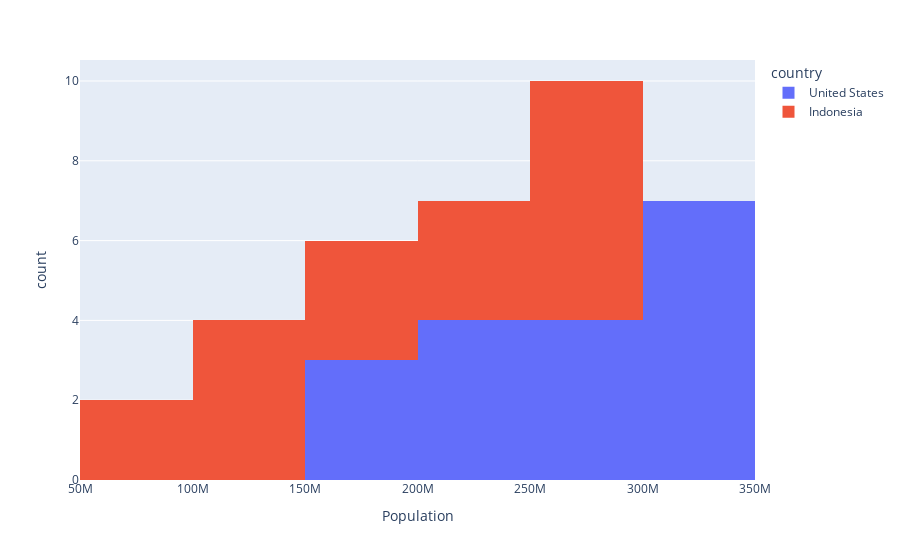

Notebook code cell kept with this figure:
### Markdown cell above
# Histogram

### Code cell
df_pivot[['United States', 'Indonesia']].plot.hist().update_layout(
    xaxis_title='Population'
)

### Figure 1 — Plotly figure (JSON) as saved in the notebook; plotly's stock layout.template omitted (floating-point values rounded to 4 significant figures)
{"data": [{"bingroup": "x", "hovertemplate": "country=United States<br>value=%{x}<br>count=%{y}<extra></extra>", "legendgroup": "United States", "marker": {"color": "#636efa", "pattern": {"shape": ""}}, "name": "United States", "orientation": "v", "showlegend": true, "type": "histogram", "x": [171700000.0, 186700000.0, 199700000.0, 209500000.0, 219100000.0, 229500000.0, 240500000.0, 252100000.0, 265200000.0, 281700000.0, 295000000.0, 309000000.0, 320900000.0, 323000000.0, 325100000.0, 327100000.0, 329100000.0, 331000000.0], "xaxis": "x", "yaxis": "y"}, {"bingroup": "x", "hovertemplate": "country=Indonesia<br>value=%{x}<br>count=%{y}<extra></extra>", "legendgroup": "Indonesia", "marker": {"color": "#EF553B", "pattern": {"shape": ""}}, "name": "Indonesia", "orientation": "v", "showlegend": true, "type": "histogram", "x": [77270000.0, 87750000.0, 100300000.0, 114800000.0, 130700000.0, 147400000.0, 165000000.0, 181400000.0, 196900000.0, 211500000.0, 226300000.0, 241800000.0, 258400000.0, 261600000.0, 264700000.0, 267700000.0, 270600000.0, 273500000.0], "xaxis": "x", "yaxis": "y"}], "layout": {"barmode": "relative", "legend": {"title": {"text": "country"}, "tracegroupgap": 0}, "margin": {"t": 60}, "xaxis": {"anchor": "y", "domain": [0, 1], "title": {"text": "Population"}}, "yaxis": {"anchor": "x", "domain": [0, 1], "title": {"text": "count"}}}}
